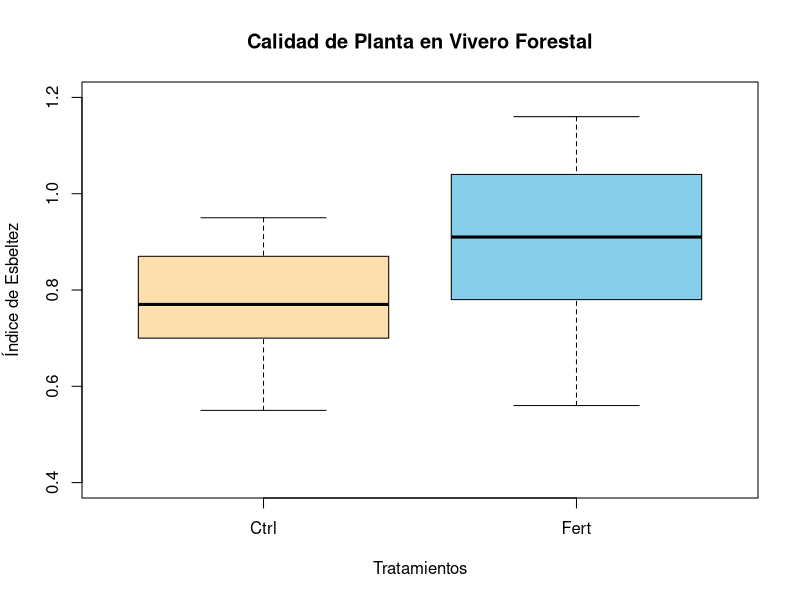
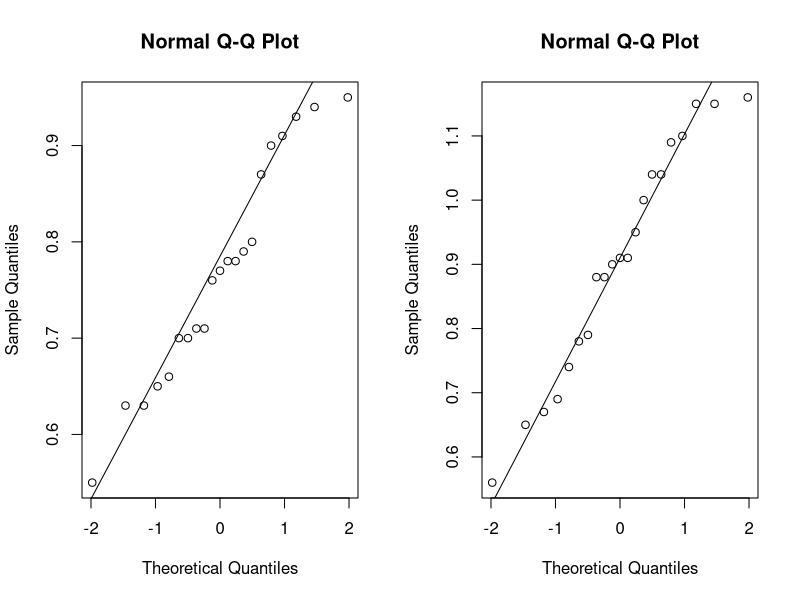

Write the R code that produced these figures, in order.
# Andrea Michelle Luna Vasconcelos 1950889
# Semana 4-Script 4


# Importar ----------------------------------------------------------------

calidad <- read.csv("Calidadplantula.csv", header = T)
View(calidad)
calidad$Tratamiento <- as.factor(calidad$Tratamiento)
class(calidad)
summary(calidad)

mean(calidad$IE)
tapply(calidad$IE, calidad$Tratamiento, mean)
tapply(calidad$IE, calidad$Tratamiento, sd)
tapply(calidad$IE, calidad$Tratamiento, var)


# Boxplot -----------------------------------------------------------------

colores <- c("navajowhite", "skyblue")

boxplot(calidad$IE~ calidad$Tratamiento, col = colores, 
        xlab = "Tratamientos",
        ylab = "Índice de Esbeltez",
        main = "Calidad de Planta en Vivero Forestal",
        ylim = c(0.4,1.2))

# Aplicar subconjunto para cada tratamiento -------------------------------


df_ctrl <- subset(calidad, Tratamiento == "Ctrl")
View(df_ctrl)
df_fert <- subset(calidad, Tratamiento == "Fert")
View(df_fert)

# Agregar el gráfico QQ

par(mfrow=c(1,2))
qqnorm(df_ctrl$IE); qqline(df_ctrl$IE)
qqnorm(df_fert$IE); qqline(df_fert$IE)
par(mfrow=c(1,2))


# Comprobando los 3 supuestos ---------------------------------------------


shapiro.test(df_ctrl$IE) # Normales
shapiro.test(df_fert$IE) # Normales

var.test(calidad$IE ~ calidad$Tratamiento)

t.test(calidad$IE ~ calidad$Tratamiento, alternative = "two.sided", var.equal = T)
 
# Ejemplo erroneo
t.test(calidad$IE ~ calidad$Tratamiento, alternative = "greater", var.equal = T)
# Fin de ejemplo erroneo


# Efecto de Cohen´s -------------------------------------------------------

cohens_efecto <- function(x, y) {
  n1 <- length(x); n2 <- length(y)
  s1 <- sd(x); s2 <- sd(y)
  sp <- sqrt(((n1 - 1) * s1^2 + (n2 - 1) * s2^2) / (n1 + n2 - 2))
  (mean(x) - mean(y)) / sp
}


d1_cal <- cohens_efecto(df_ctrl$IE,df_fert$IE)
d1_cal
